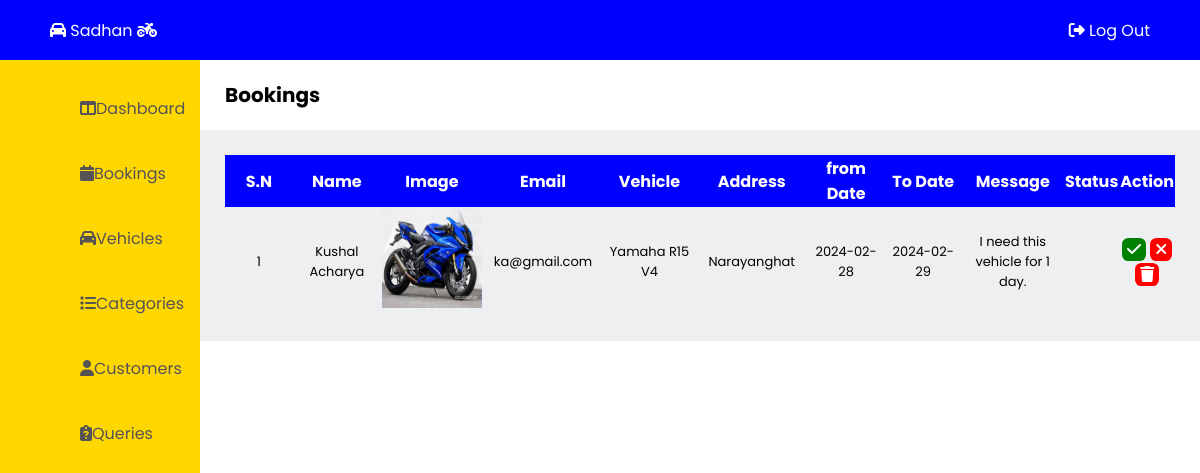
Page /admin/bookings.php on the earlier database version.
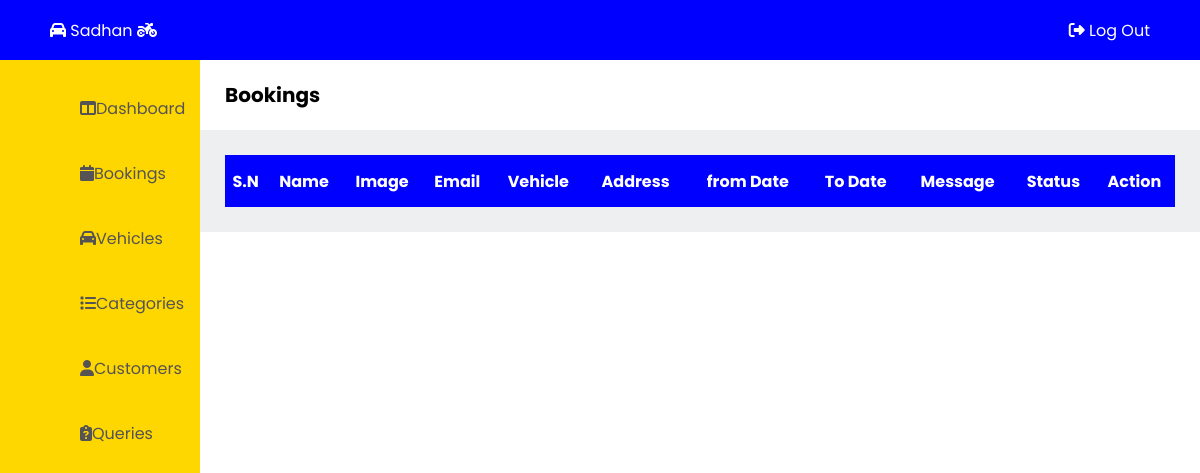
Same page on the later database version.
### tables this page shows
CREATE TABLE `bookings` (
  `b_id` int(11) NOT NULL,
  `v_id` int(100) NOT NULL,
  `b_name` varchar(50) NOT NULL,
  `bv_image` varchar(100) NOT NULL,
  `b_email` varchar(100) NOT NULL,
  `b_vehicle` varchar(50) NOT NULL,
  `b_address` varchar(50) NOT NULL,
  `b_fromdate` date NOT NULL,
  `b_todate` date NOT NULL,
  `b_message` varchar(500) NOT NULL,
  `b_status` varchar(10) NOT NULL
);

### admin/bookings.php (the view, shortened to what this page needs)
<!DOCTYPE html>
<html lang="en">
<head>
  <link rel="stylesheet" href="admin-css\admin-style.css"/>
</head>
<body>
  <?php
    include "admin-container\admin-header.php";
  ?>
  <?php
    include "admin-container\admin-leftbar.php";
  ?>
  <main class="main">
    <section class="title">
      <p>Bookings</p>
    </section>
    <div class="booking-table">
      <table>
        <tr>
          <th>S.N</th>
          <th>Name</th>
          <th>Image</th>
          <th>Email</th>
          <th>Vehicle</th>
          <th>Address</th>
          <th>from Date</th>
          <th>To Date</th>
          <th>Message</th>
          <th>Status</th>
          <th>Action</th>
        </tr>
<?php
    $qry = "SELECT * FROM bookings ORDER BY b_id DESC";
    include 'admin-container/db_connection.php';
    $result = mysqli_query($con, $qry);
?>
        <?php while($row = mysqli_fetch_assoc($result)) { ?>
          <tr>
            <td style="width:170px; font-size: 13px"><?php echo $row['b_id'];?></td>
            <td style="width:170px; font-size: 13px"><?php echo $row['b_name'];?></td>
            <td><img src="../uploads/<?php echo $row['bv_image'];?>" alt="" style="width:100px; height:100px"></td>
            <td  style="width:170px; font-size: 13px"><?php echo $row['b_email'];?></td>
            <td  style="width:170px; font-size: 13px"><?php echo $row['b_vehicle'];?></td>
            <td  style="width:170px; font-size: 13px"><?php echo $row['b_address'];?></td>
            <td  style="width:170px; font-size: 13px"><?php echo $row['b_fromdate'];?></td>
            <td  style="width:170px; font-size: 13px"><?php echo $row['b_todate'];?></td>
            <td  style="width:170px; font-size: 13px"><?php echo $row['b_message'];?></td>
            <td><?php echo $row['b_status'];?></td>
            <td>
              <a href="bookings.php?confirm_id=<?php echo $row['b_id'];?>" class="confirm" onclick="return confirm('Are you sure to confirm this booking?')"><i class="fa-solid fa-check"></i></a>
              <a href="bookings.php?cancel_id=<?php echo $row['b_id'];?>" class="cancel" onclick="return confirm('Are you sure to cancel this booking?')"><i class="fa-solid fa-xmark"></i></a>
              <a href="bookings.php?delete_id=<?php echo $row['b_id'];?>" name="delete" class="delete" onclick="return confirm('Are you sure to delete?')"><i class="fa-solid fa-trash"></i></a>
            </td>
          </tr>
        <?php } ?>
      </table>
    </div>
  </main>
</body>
</html>

Differences in the rows shown:
removed bookings: b_id "1", b_name "Kushal Acharya", bv_image (picture), b_email "ka@gmail.com", b_vehicle "Yamaha R15 V4", b_address "Narayanghat", b_fromdate "2024-02-28", b_todate "2024-02-29", b_message "I need this vehicle for 1 day."
